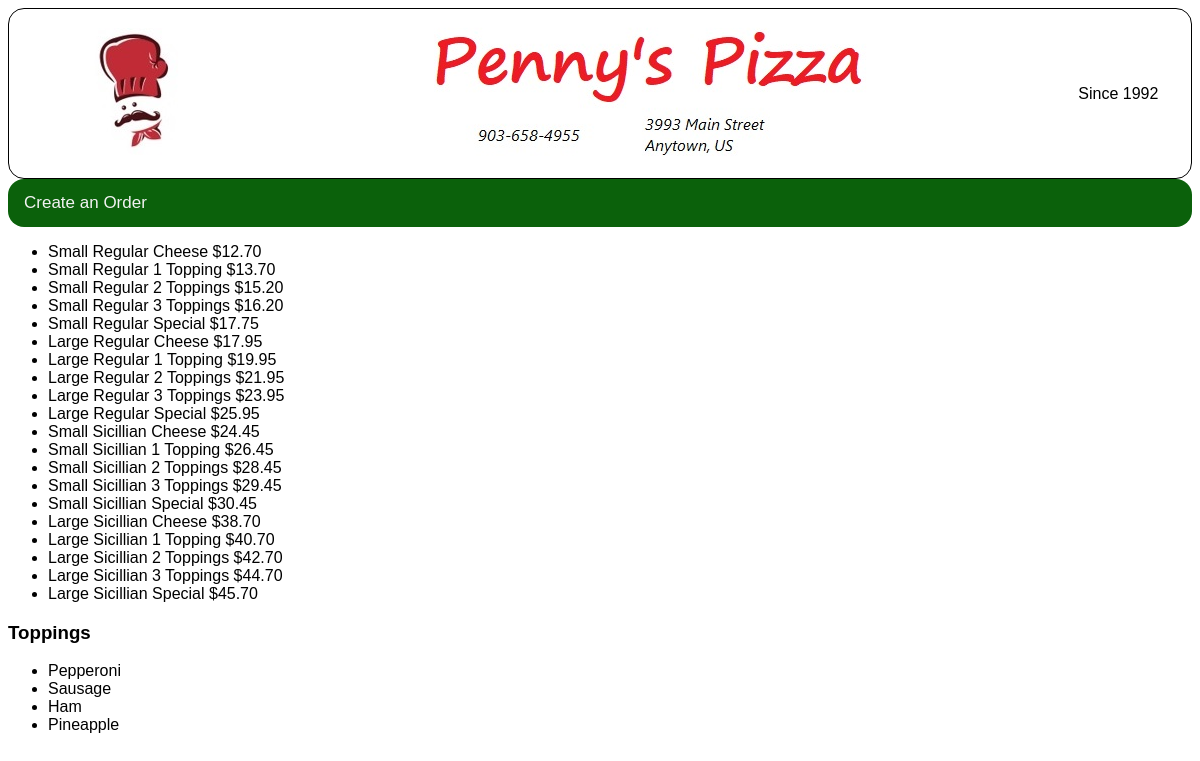
The page / on the database its author committed.
### orders/models.py (models this page shows)
class Pizza_Type(models.Model):
    size = models.ForeignKey(Pizza_Size, on_delete=models.CASCADE)
    style = models.ForeignKey(Pizza_Style, on_delete=models.CASCADE)
    topping_type = models.ForeignKey(Pizza_Topping_Type, on_delete=models.CASCADE)
    price = models.DecimalField(decimal_places=2, max_digits=7)
    def __str__(self):
        pizza_string = "{0} {1} {2} ${3}"
        return pizza_string.format(self.size, self.style, self.topping_type, self.price)

class Pizza_Size(models.Model):
    size = models.CharField(max_length=20)
    def __str__(self):
        return self.size

class Pizza_Style(models.Model):
    style = models.CharField(max_length=20)
    def __str__(self):
        return self.style

class Pizza_Topping_Type(models.Model):
    topping_type = models.CharField(max_length=20)
    value = models.IntegerField(default=0)
    def __str__(self):
        return self.topping_type

class Topping(models.Model):
    name = models.CharField(max_length=20)
    def __str__(self):
        return self.name

### orders/views.py (the view, shortened to what this page needs)
# urls.py: path("", views.index, name="index"),
def index(request):
    if not request.user.is_authenticated:
        context = {
            "types": Pizza_Type.objects.all(),
            "toppings": Topping.objects.all(),
            "logged_in": False
        }
        return render(request, "menu.html", context)

### orders/templates/menu.html (shortened to what this page needs)
{% extends "base.html" %}
{% block body %}
<head>
	<div class="menu_nav">
		<a href="{% url 'create_order' %}">
			{% if current_order %}
				Continue Order
			{% else %}
				Create an Order
			{% endif %}
		</a>
	</div>
</head>
	<ul>
		{% for type in types %}
			<li>{{ type }}</li>
		{% endfor %}
	</ul>
	<h3>Toppings</h3>
	<ul>
    {% for topping in toppings %}
        <li>{{ topping }}</li>
    {% endfor %}
	</ul>
{% endblock %}

### orders/static/orders/styles.css (style rules this page uses)
body { font-family: sans-serif; }
.menu_nav { background-color: #0B610B; overflow: hidden; border-radius: 16px; }
.menu_nav a { float: left; color: #f2f2f2; text-align: center; padding: 14px 16px; text-decoration: none; font-size: 17px; }

### rows shown on the page
Pizza_Type: size+style+topping_type "Small Regular Cheese $12.70"
Pizza_Type: size+style+topping_type "Small Regular 1 Topping $13.70"
Pizza_Type: size+style+topping_type "Small Regular 2 Toppings $15.20"
Pizza_Type: size+style+topping_type "Small Regular 3 Toppings $16.20"
Pizza_Type: size+style+topping_type "Small Regular Special $17.75"
Pizza_Type: size+style+topping_type "Large Regular Cheese $17.95"
Pizza_Type: size+style+topping_type "Large Regular 1 Topping $19.95"
Pizza_Type: size+style+topping_type "Large Regular 2 Toppings $21.95"
Pizza_Type: size+style+topping_type "Large Regular 3 Toppings $23.95"
Pizza_Type: size+style+topping_type "Large Regular Special $25.95"
Pizza_Type: size+style+topping_type "Small Sicillian Cheese $24.45"
Pizza_Type: size+style+topping_type "Small Sicillian 1 Topping $26.45"
Pizza_Type: size+style+topping_type "Small Sicillian 2 Toppings $28.45"
Pizza_Type: size+style+topping_type "Small Sicillian 3 Toppings $29.45"
Pizza_Type: size+style+topping_type "Small Sicillian Special $30.45"
Pizza_Type: size+style+topping_type "Large Sicillian Cheese $38.70"
Pizza_Type: size+style+topping_type "Large Sicillian 1 Topping $40.70"
Pizza_Type: size+style+topping_type "Large Sicillian 2 Toppings $42.70"
Pizza_Type: size+style+topping_type "Large Sicillian 3 Toppings $44.70"
Pizza_Type: size+style+topping_type "Large Sicillian Special $45.70"
Topping: name "Pepperoni"
Topping: name "Sausage"
Topping: name "Ham"
Topping: name "Pineapple"
